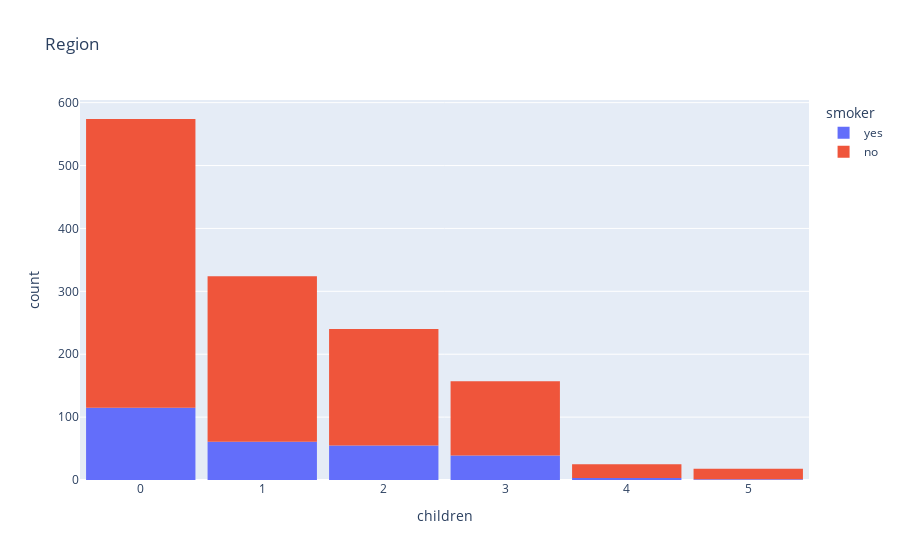

Notebook code cell kept with this figure:
### Markdown cell above
**Спостереження**
- Розподіл не курящих ріаномірний серед регіонів
- Кількість курящих дещо вища у southwest, якщо charges для курящих більший (а так і є згідно розподілу в уроці) потрібно взяти це до уваги.

### Code cell
fig = px.histogram(medical_df, x='children', color='smoker', title='Region')
fig.update_layout(bargap=0.1)
fig.show()

### Figure 1 — Plotly figure (JSON) as saved in the notebook; plotly's stock layout.template omitted (floating-point values rounded to 4 significant figures; data arrays with more than 128 entries replaced by an {"elided": "..."} marker saying what was removed)
{"data": [{"alignmentgroup": "True", "bingroup": "x", "hovertemplate": "smoker=yes<br>children=%{x}<br>count=%{y}<extra></extra>", "legendgroup": "yes", "marker": {"color": "#636efa", "pattern": {"shape": ""}}, "name": "yes", "offsetgroup": "yes", "orientation": "v", "showlegend": true, "type": "histogram", "x": {"elided": "274 int values"}, "xaxis": "x", "yaxis": "y"}, {"alignmentgroup": "True", "bingroup": "x", "hovertemplate": "smoker=no<br>children=%{x}<br>count=%{y}<extra></extra>", "legendgroup": "no", "marker": {"color": "#EF553B", "pattern": {"shape": ""}}, "name": "no", "offsetgroup": "no", "orientation": "v", "showlegend": true, "type": "histogram", "x": {"elided": "1064 int values"}, "xaxis": "x", "yaxis": "y"}], "layout": {"bargap": 0.1, "barmode": "relative", "legend": {"title": {"text": "smoker"}, "tracegroupgap": 0}, "title": {"text": "Region"}, "xaxis": {"anchor": "y", "domain": [0, 1], "title": {"text": "children"}}, "yaxis": {"anchor": "x", "domain": [0, 1], "title": {"text": "count"}}}}
